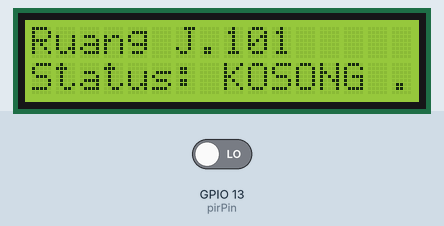
Recording of a sketch running on a simulated ESP32. On the bench: 16×2 character LCD. Inputs (shaded band) come from the test bench; at power-on: GPIO 13 (pirPin) LOW. WiFi joins after 1.5 s; servers stay silent unless stated; what the sketch prints to the serial monitor is not drawn.

Above: at 2.9 s.
3.0 s: GPIO 13 (pirPin) driven HIGH
At 4.0 s:
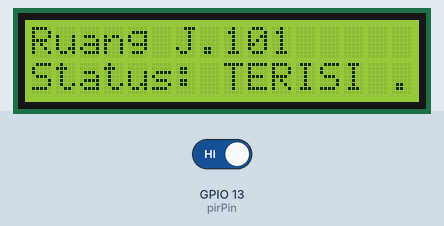
Timing chart, 0 to 6.0 s (numbered marks = the images above; inputs shaded):
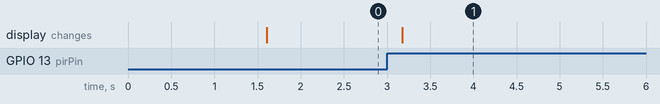

The sketch:

coba_wifi_firebase.ino
```cpp
#include <WiFi.h>
#include <Wire.h>
#include <LiquidCrystal_I2C.h>
#include <FirebaseESP32.h>

// =================================================================
// 1. KONFIGURASI WI-FI HOTSPOT & FIREBASE (ISI DI SINI MAS AL)
// =================================================================
#define WIFI_SSID "LASTRI"
#define WIFI_PASSWORD "00181934"

#define DATABASE_URL "https://okupansi-ruangan-default-rtdb.asia-southeast1.firebasedatabase.app/" // Bebas tanpa slash / di akhir tidak apa-apa
#define DATABASE_SECRET "TGjh89t8q9U9I2UrAyNglwIF8kWZnLdVO8fFgnPZ"

// =================================================================
// 2. INISIALISASI HARDWARE & FIREBASE OBJECT
// =================================================================
LiquidCrystal_I2C lcd(0x27, 16, 2);
const int pirPin = 13;

// Objek Firebase dari Library Mobizt
FirebaseData fbdo;
FirebaseAuth auth;
FirebaseConfig config;

// Pengaturan Waktu Holding Status (10 Detik untuk Tes Praktik)
const unsigned long HOLD_TIME = 10000;
unsigned long lastMotionTime = 0;
bool statusTerisi = false;

// =================================================================
// 3. SETUP PROGRAM
// =================================================================
void setup() {
  Serial.begin(115200);
  pinMode(pirPin, INPUT);

  // A. Inisialisasi LCD
  lcd.init();
  lcd.backlight();
  lcd.setCursor(0, 0);
  lcd.print("Ruang J.101");
  lcd.setCursor(0, 1);
  lcd.print("WiFi Connecting..");

  // B. Konek ke Wi-Fi Hotspot
  Serial.print("Menghubungkan ke Wi-Fi: ");
  Serial.println(WIFI_SSID);
  WiFi.begin(WIFI_SSID, WIFI_PASSWORD);

  while (WiFi.status() != WL_CONNECTED) {
    delay(500);
    Serial.print(".");
  }

  Serial.println("\nWi-Fi Terhubung!");
  Serial.print("IP Address ESP32: ");
  Serial.println(WiFi.localIP());

  // C. Inisialisasi Firebase Database
  config.database_url = DATABASE_URL;
  config.signer.tokens.legacy_token = DATABASE_SECRET;

  Firebase.begin(&config, &auth);
  Firebase.reconnectWiFi(true);

  // D. Set Tampilan Awal LCD & Serial
  lcd.setCursor(0, 1);
  lcd.print("Status: KOSONG ");

  // Set Status Awal di Firebase
  Firebase.setString(fbdo, "/Ruangan/J101/status", "KOSONG");

  Serial.println("=========================================");
  Serial.println("  Sistem Okupansi IoT Firebase Sederhana ");
  Serial.println("=========================================");
}

// =================================================================
// 4. LOOP PROGRAM MAIN LOGIC
// =================================================================
void loop() {
  int pirState = digitalRead(pirPin);
  unsigned long currentMillis = millis();

  // A. Jika PIR mendeteksi Sinyal HIGH (Ada Gerakan)
  if (pirState == HIGH) {
    lastMotionTime = currentMillis; // Reset timer waktu gerakan

    if (!statusTerisi) {
      statusTerisi = true;

      // Update Tampilan LCD
      lcd.setCursor(0, 1);
      lcd.print("Status: TERISI ");
      Serial.println("[EVENT] Ada Gerakan! Status Local -> TERISI");

      // Kirim Data Realtime ke Cloud Firebase!
      if (Firebase.setString(fbdo, "/Ruangan/J101/status", "TERISI")) {
        Serial.println("[FIREBASE SUCCESS] Status 'TERISI' Berhasil Terkirim ke Cloud!");
      } else {
        Serial.print("[FIREBASE ERROR] Gagal Kirim: ");
        Serial.println(fbdo.errorReason());
      }
    }
  }

  // B. Jika status TERISI dan tidak ada gerakan selama melebihi HOLD_TIME
  if (statusTerisi && (currentMillis - lastMotionTime >= HOLD_TIME)) {
    statusTerisi = false;

    // Update Tampilan LCD
    lcd.setCursor(0, 1);
    lcd.print("Status: KOSONG ");
    Serial.println("[EVENT] Waktu Tunggu Habis! Status Local -> KOSONG");

    // Kirim Data Realtime ke Cloud Firebase!
    if (Firebase.setString(fbdo, "/Ruangan/J101/status", "KOSONG")) {
      Serial.println("[FIREBASE SUCCESS] Status 'KOSONG' Berhasil Terkirim ke Cloud!");
    } else {
      Serial.print("[FIREBASE ERROR] Gagal Kirim: ");
      Serial.println(fbdo.errorReason());
    }
  }

  delay(200);
}
```

Measured:
- after the input at 3.0 s, the display: changes after 0.18 s (image 1)
